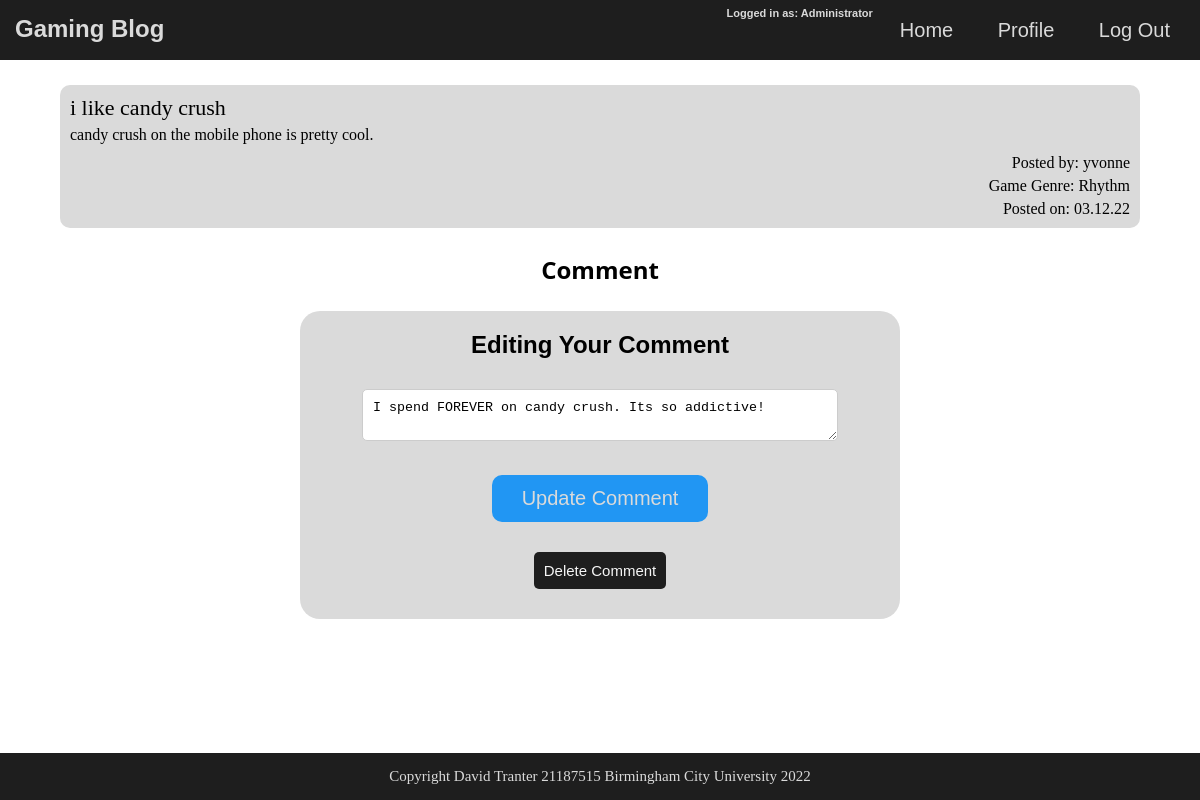
/BlogWebsite/editComment.php?comment_ID=17&&post_ID=7 (signed in), run on the app's committed database.
### tables this page shows
CREATE TABLE `posts` (
  `post_ID` int(10) NOT NULL,
  `user_ID` int(5) NOT NULL,
  `genre_ID` int(2) NOT NULL,
  `date_posted` date NOT NULL,
  `post_main` text NOT NULL,
  `post_title` varchar(50) NOT NULL
);

CREATE TABLE `users` (
  `email_address` varchar(50) NOT NULL,
  `user_ID` int(10) NOT NULL,
  `username` varchar(50) NOT NULL,
  `password` varchar(50) NOT NULL,
  `genre_ID` int(2) NOT NULL,
  `user_type_ID` int(1) NOT NULL
);

CREATE TABLE `game_genres` (
  `genre_ID` int(2) NOT NULL,
  `genre_name` varchar(50) NOT NULL
);

CREATE TABLE `comments` (
  `comment_ID` int(10) NOT NULL,
  `post_ID` int(10) NOT NULL,
  `user_ID` int(5) NOT NULL,
  `date_commented` date NOT NULL,
  `comment_main` text NOT NULL
);

### BlogWebsite/editComment.php (the view, shortened to what this page needs)
<?php
    include_once 'header.php';
?>
<?php
    include_once 'includes/connect.php';
?>
<?php
    if(!isset($_GET['comment_ID']) && !isset($_GET['post_ID'])) {
        header("Location: index.php");
    }
    else{
        $selected_comment_ID = $_GET['comment_ID'];
        $commented_post_ID = $_GET['post_ID'];
    }
?>
<div class="main">
    <?php
        $sql = "SELECT posts.post_title, posts.post_main, posts.date_posted, posts.post_ID, game_genres.genre_name, users.username
        FROM posts
        INNER JOIN game_genres ON game_genres.genre_ID = posts.genre_ID
        INNER JOIN users ON users.user_ID = posts.user_ID
        WHERE posts.post_ID = $commented_post_ID";
        $result = $conn->query($sql);
        $post_data = $result->fetch_assoc();
    ?>
    <div class='main_post_box'>
        <p class='post_title'>
            <?= $post_data['post_title'] ?>
        </p>
        <p class='post_big'>
            <?= $post_data['post_main'] ?>
        </p>
        <div class="post_info">
            <p class='posted_usr'>
                Posted by:
                <?= $post_data["username"] ?>
            </p>
            <p class='posted_genre'>
                Game Genre:
                <?= $post_data["genre_name"] ?>
            </p>
            <p class='date_posted'>
                Posted on:
                <?= date("d.m.y", strtotime($post_data['date_posted'])) ?>
            </p>
        </div>
    </div>
    <h2 class="main_heading">
        Comment
    </h2>
    <div class="signup_login">
        <?php
            $sql = "SELECT comments.comment_ID, comments.comment_main
            FROM comments
            WHERE comments.comment_ID = $selected_comment_ID";
            $result = $conn->query($sql);
            $row = $result->fetch_assoc();
        ?>
        <h2 class="form_heading">
            Editing Your Comment
        </h2>
        <form action="editComment.php?comment_ID=<?php echo $_GET['comment_ID']?>&&post_ID=<?php echo $_GET['post_ID']?>" method="post" name="form1">
            <textarea class="comment_txt" type="post" name="comment_main" placeholder="Comment Here..." required><?php echo $row['comment_main']?></textarea>
            <div id="button">
                <button type='submit' name='submit'> Update Comment </button>
            </div>
            <div id="del_button">
                <button id='delete_button' type='delete' name='delete'> Delete Comment </button>
            </div>
        </form>
    </div>
</div>
<?php
    include_once 'footer.php';
?>

### BlogWebsite/styles/main.css (style rules this page uses)
* { padding: 0; margin: 0; text-decoration: none; list-style: none; box-sizing: border-box; }
.main { margin: 0 auto; margin-top: 60px; min-height: calc(100vh - 60px - 47px - 15px); justify-content: center; padding-top: 25px; }
.main_heading { font-family: 'Segoe UI', Tahoma, Geneva, Verdana, sans-serif; text-align: center; margin-bottom: 25px; }
.signup_login { text-align: center; background-color: #dadada; border-radius: 20px; padding: 20px; width: 50%; margin-left: 25%; margin-bottom: 25px; transition: all .3s; }
.form_heading { font-family: 'Franklin Gothic Medium', 'Arial Narrow', Arial, sans-serif; padding-bottom: 20px; }
input[type=text], select, textarea { align-self: center; width: 70%; padding: 10px; border: 1px solid #ccc; border-radius: 5px; resize: vertical; margin: 10px; }
input[type=email], select, textarea { align-self: center; width: 70%; padding: 10px; border: 1px solid #ccc; border-radius: 5px; resize: vertical; margin: 10px; }
input[type=password], select, textarea { align-self: center; width: 70%; padding: 10px; border: 1px solid #ccc; border-radius: 5px; resize: vertical; margin: 10px; }
button[type=submit] { padding: 12px 30px; margin: 20px; border-radius: 10px; border: none; cursor: pointer; background: #2196F3; color: #dadada; font-family: Arial, Helvetica, sans-serif; font-size: 20px; }
.post_info { float: right; text-align: right; margin-top: 10px; }
.post_title { margin-bottom: 5px; font-size: 22px; }
.posted_usr { margin-bottom: 5px; }
.posted_genre { margin-bottom: 5px; }
.comment_txt { width: 85%; }
.main_post_box { align-self: center; font-family: Cambria, Cochin, Georgia, Times, 'Times New Roman', serif; width: 90%; float: left; background-color: #dadada; margin-left: 5%; margin-right: 5%; margin-bottom: 25px; padding:10px; border-radius: 10px; height: auto; }
.post_big { width: 65%; }
button[type=delete] { padding: 10px; margin: 10px; border-radius: 5px; border: none; cursor: pointer; background: #1e1e1e; color: #f6f6f6; font-family: Arial, Helvetica, sans-serif; font-size: 15px; }

### data on the page
posts: post_title "i like candy crush", post_main "candy crush on the mobile phone is pretty cool.", user_ID.username "yvonne", genre_ID.genre_name "Rhythm", date_posted "03.12.22"
comments: comment_main "I spend FOREVER on candy crush. Its so addictive!"

### other printed values
$_SESSION["username"] "Administrator"
